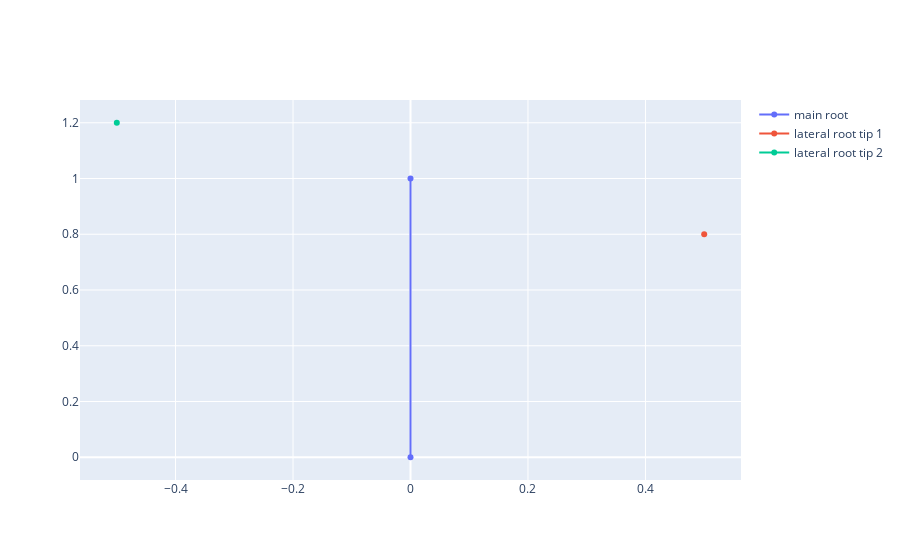

The notebook cell saved with this chart:
### Code cell
example_fig = go.Figure()
example_fig.add_trace(main)
example_fig.add_trace(pq)
example_fig.add_trace(pq2)

### Figure 1 — Plotly figure (JSON) as saved in the notebook; plotly's stock layout.template omitted (floating-point values rounded to 4 significant figures)
{"data": [{"name": "main root", "type": "scatter", "x": [0, 0], "y": [0, 1]}, {"name": "lateral root tip 1", "type": "scatter", "x": [0.5], "y": [0.8]}, {"name": "lateral root tip 2", "type": "scatter", "x": [-0.5], "y": [1.2]}], "layout": {"autosize": true, "xaxis": {"autorange": true, "range": [-0.5621, 0.5621], "type": "linear"}, "yaxis": {"autorange": true, "range": [-0.09903, 1.299], "type": "linear"}}}
